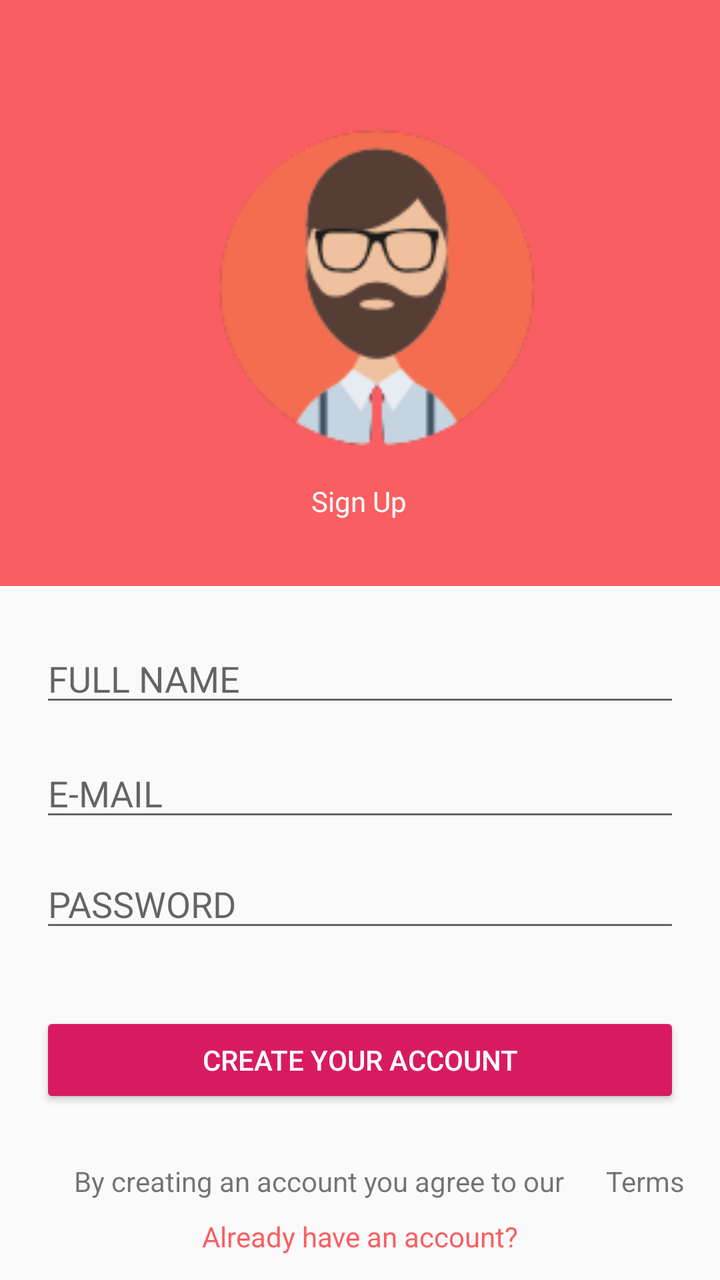
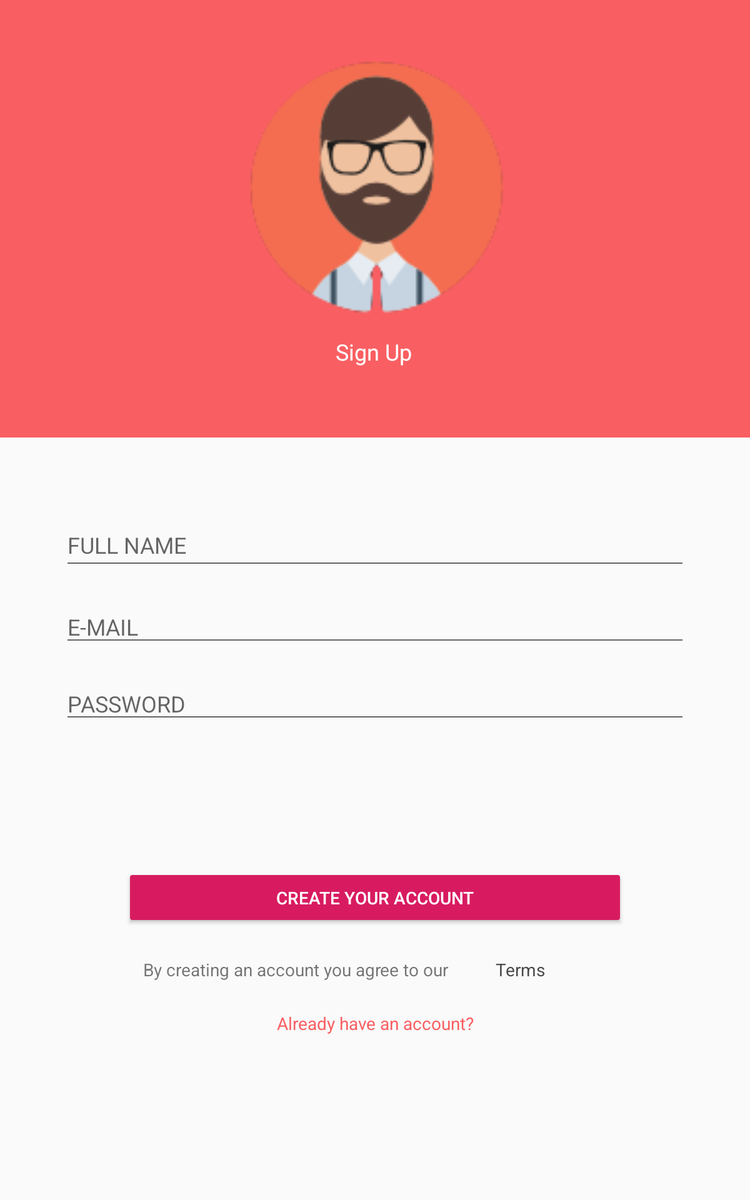

Compare how this app lays out the same screen by default and in its alternative resource folder. The renders come first, then the two layout files and the values they reference.
<!-- AndroidManifest.xml: application theme AppTheme.NoActionBar -->
<!-- res/layout/fragment_signup.xml -->
<?xml version="1.0" encoding="utf-8"?>
<androidx.constraintlayout.widget.ConstraintLayout xmlns:android="http://schemas.android.com/apk/res/android"

    xmlns:app="http://schemas.android.com/apk/res-auto"

    xmlns:tools="http://schemas.android.com/tools"

    android:layout_width="match_parent"

    android:layout_height="match_parent"

    tools:context=".SignUp.SignUp_Fragment">





    <ImageView

        android:id="@+id/imageVieww"

        android:layout_width="412dp"

        android:layout_height="293dp"

        android:src="@color/colorPrimary"

        app:layout_constraintEnd_toEndOf="parent"

        app:layout_constraintHorizontal_bias="1.0"

        app:layout_constraintStart_toStartOf="parent"

        app:layout_constraintTop_toTopOf="parent" />



    <ImageView

        android:id="@+id/imageVie"

        android:layout_width="169dp"

        android:layout_height="161dp"

        android:layout_marginTop="64dp"

        android:layout_weight="1"

        android:src="@mipmap/sing_up"

        app:layout_constraintEnd_toEndOf="parent"

        app:layout_constraintHorizontal_bias="0.541"

        app:layout_constraintStart_toStartOf="parent"

        app:layout_constraintTop_toTopOf="parent" />



    <TextView

        android:id="@+id/textV"

        android:layout_width="wrap_content"

        android:layout_height="wrap_content"

        android:layout_marginTop="16dp"

        android:text="@string/Sing_up"

        android:textColor="#FFF"

        app:fontFamily="@font/autour_one"

        app:layout_constraintEnd_toEndOf="parent"

        app:layout_constraintHorizontal_bias="0.498"

        app:layout_constraintStart_toStartOf="parent"

        app:layout_constraintTop_toBottomOf="@+id/imageVie" />



    <EditText

        android:id="@+id/edtnom"

        android:layout_width="320dp"

        android:layout_height="wrap_content"

        android:layout_marginTop="24dp"

        android:ems="10"

        android:hint="FULL NAME"

        android:inputType="textPersonName"

        app:layout_constraintEnd_toEndOf="parent"

        app:layout_constraintStart_toStartOf="parent"

        app:layout_constraintTop_toBottomOf="@+id/imageVieww" />



    <EditText

        android:id="@+id/edtemail"

        android:layout_width="320dp"

        android:layout_height="wrap_content"

        android:layout_marginTop="16dp"

        android:ems="10"

        android:hint="E-MAIL"

        android:inputType="textEmailAddress"

        app:layout_constraintEnd_toEndOf="parent"

        app:layout_constraintStart_toStartOf="parent"

        app:layout_constraintTop_toBottomOf="@+id/edtnom" />



    <EditText

        android:id="@+id/edtpass"

        android:layout_width="320dp"

        android:layout_height="wrap_content"

        android:layout_marginTop="14dp"

        android:ems="10"

        android:hint="PASSWORD"

        android:inputType="textPassword"

        app:layout_constraintEnd_toEndOf="parent"

        app:layout_constraintStart_toStartOf="parent"

        app:layout_constraintTop_toBottomOf="@+id/edtemail" />



    <Button

        android:id="@+id/crearcuenta"

        style="@style/Widget.AppCompat.Button.Colored"

        android:layout_width="320dp"

        android:layout_height="wrap_content"

        android:layout_marginTop="35dp"

        android:text="Create your account"

        app:layout_constraintEnd_toEndOf="parent"

        app:layout_constraintHorizontal_bias="0.498"

        app:layout_constraintStart_toStartOf="parent"

        app:layout_constraintTop_toBottomOf="@+id/edtpass" />



    <TextView

        android:id="@+id/textView5"

        android:layout_width="wrap_content"

        android:layout_height="wrap_content"

        android:layout_marginTop="27dp"

        android:text="By creating an account you agree to our "

        app:layout_constraintEnd_toEndOf="parent"

        app:layout_constraintHorizontal_bias="0.332"

        app:layout_constraintStart_toStartOf="parent"

        app:layout_constraintTop_toBottomOf="@+id/crearcuenta" />



    <TextView

        android:id="@+id/textView7"

        android:layout_width="wrap_content"

        android:layout_height="wrap_content"

        android:layout_marginTop="27dp"

        android:text="Terms"

        app:layout_constraintEnd_toEndOf="parent"

        app:layout_constraintStart_toEndOf="@+id/textView5"

        app:layout_constraintTop_toBottomOf="@+id/crearcuenta" />



    <TextView

        android:id="@+id/txttengocuenta"

        android:layout_width="wrap_content"

        android:layout_height="wrap_content"

        android:layout_marginTop="12dp"

        android:layout_marginBottom="16dp"

        android:text="Already have an account?"

        android:textColor="#F95F62"

        app:layout_constraintBottom_toBottomOf="parent"

        app:layout_constraintEnd_toEndOf="parent"

        app:layout_constraintStart_toStartOf="parent"

        app:layout_constraintTop_toBottomOf="@+id/textView5" />



</androidx.constraintlayout.widget.ConstraintLayout>
<!-- resources referenced by this layout -->
<resources>
  <color name="colorPrimary">#F95F62</color>
  <!-- mipmap sing_up: png bitmap (mipmap-xxhdpi, 8519 bytes) -->
  <string name="Sing_up">Sign Up</string>
  <style name="AppTheme.NoActionBar">
          <item name="windowActionBar">false</item>
          <item name="windowNoTitle">true</item>
      </style>
</resources>
<!-- res/layout-sw600dp/fragment_signup.xml (the repository's variant of the layout above) -->
<!-- drawn on a 7-inch tablet held upright -->
<?xml version="1.0" encoding="utf-8"?>
<androidx.constraintlayout.widget.ConstraintLayout xmlns:android="http://schemas.android.com/apk/res/android"

    xmlns:app="http://schemas.android.com/apk/res-auto"

    xmlns:tools="http://schemas.android.com/tools"

    android:layout_width="match_parent"

    android:layout_height="match_parent"

    tools:context=".SignUp.SignUp_Fragment">


    <ImageView

        android:id="@+id/imageVieww"

        android:layout_width="0dp"

        android:layout_height="350dp"

        android:src="@color/colorPrimary"

        app:layout_constraintEnd_toEndOf="parent"

        app:layout_constraintHorizontal_bias="1.0"

        app:layout_constraintStart_toStartOf="parent"

        app:layout_constraintTop_toTopOf="parent" />


    <ImageView

        android:id="@+id/imageVie"

        android:layout_width="236dp"

        android:layout_height="205dp"

        android:layout_marginTop="48dp"

        android:layout_weight="1"

        android:src="@mipmap/sing_up"

        app:layout_constraintEnd_toEndOf="parent"

        app:layout_constraintHorizontal_bias="0.501"

        app:layout_constraintStart_toStartOf="parent"

        app:layout_constraintTop_toTopOf="parent" />

    <TextView

        android:id="@+id/textV"

        android:layout_width="wrap_content"

        android:layout_height="wrap_content"

        android:layout_marginTop="16dp"

        android:text="@string/Sing_up"

        android:textColor="#FFF"

        android:textSize="18sp"

        app:fontFamily="@font/autour_one"

        app:layout_constraintEnd_toEndOf="parent"

        app:layout_constraintHorizontal_bias="0.498"

        app:layout_constraintStart_toStartOf="parent"
        app:layout_constraintTop_toBottomOf="@+id/imageVie" />


    <EditText

        android:id="@+id/edtnom"

        android:layout_width="500dp"

        android:layout_height="49dp"

        android:layout_marginTop="60dp"

        android:ems="10"

        android:hint="FULL NAME"

        android:inputType="textPersonName"

        app:layout_constraintEnd_toEndOf="parent"

        app:layout_constraintStart_toStartOf="parent"

        app:layout_constraintTop_toBottomOf="@+id/imageVieww" />

    <EditText

        android:id="@+id/edtemail"

        android:layout_width="500dp"

        android:layout_height="wrap_content"

        android:layout_marginTop="20dp"

        android:ems="10"

        android:hint="E-MAIL"

        android:inputType="textEmailAddress"

        app:layout_constraintEnd_toEndOf="parent"

        app:layout_constraintStart_toStartOf="parent"

        app:layout_constraintTop_toBottomOf="@+id/edtnom" />


    <EditText

        android:id="@+id/edtpass"

        android:layout_width="500dp"

        android:layout_height="wrap_content"

        android:layout_marginTop="20dp"

        android:ems="10"

        android:hint="PASSWORD"

        android:inputType="textPassword"

        app:layout_constraintEnd_toEndOf="parent"

        app:layout_constraintStart_toStartOf="parent"

        app:layout_constraintTop_toBottomOf="@+id/edtemail" />


    <Button

        android:id="@+id/crearcuenta"

        style="@style/Widget.AppCompat.Button.Colored"

        android:layout_width="400dp"

        android:layout_height="wrap_content"

        android:layout_marginTop="112dp"

        android:text="Create your account"

        app:layout_constraintEnd_toEndOf="parent"

        app:layout_constraintStart_toStartOf="parent"

        app:layout_constraintTop_toBottomOf="@+id/edtpass" />

    <TextView

        android:id="@+id/textView5"

        android:layout_width="wrap_content"

        android:layout_height="wrap_content"

        android:layout_marginTop="24dp"

        android:text="By creating an account you agree to our "

        app:layout_constraintEnd_toEndOf="parent"

        app:layout_constraintHorizontal_bias="0.325"

        app:layout_constraintStart_toStartOf="parent"

        app:layout_constraintTop_toBottomOf="@+id/crearcuenta" />

    <TextView

        android:id="@+id/textView7"

        android:layout_width="wrap_content"

        android:layout_height="wrap_content"

        android:layout_marginTop="24dp"

        android:text="Terms"

        android:textColor="#F8444444"

        app:layout_constraintEnd_toEndOf="parent"

        app:layout_constraintHorizontal_bias="0.172"
        app:layout_constraintStart_toEndOf="@+id/textView5"
        app:layout_constraintTop_toBottomOf="@+id/crearcuenta" />

    <TextView

        android:id="@+id/txttengocuenta"

        android:layout_width="wrap_content"

        android:layout_height="wrap_content"

        android:layout_marginTop="24dp"

        android:text="Already have an account?"

        android:textColor="#F95F62"

        app:layout_constraintEnd_toEndOf="parent"

        app:layout_constraintHorizontal_bias="0.501"
        app:layout_constraintStart_toStartOf="parent"
        app:layout_constraintTop_toBottomOf="@+id/textView5" />


</androidx.constraintlayout.widget.ConstraintLayout>
